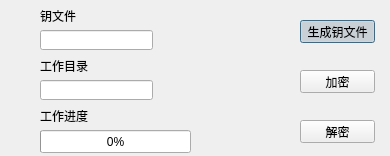
<?xml version="1.0" encoding="UTF-8"?>
<ui version="4.0">
 <class>RSA</class>
 <widget class="QDialog" name="RSA">
  <property name="geometry">
   <rect>
    <x>0</x>
    <y>0</y>
    <width>390</width>
    <height>156</height>
   </rect>
  </property>
  <property name="windowTitle">
   <string>RSA加密程序</string>
  </property>
  <widget class="QPushButton" name="pushButton">
   <property name="geometry">
    <rect>
     <x>300</x>
     <y>20</y>
     <width>75</width>
     <height>23</height>
    </rect>
   </property>
   <property name="text">
    <string>生成钥文件</string>
   </property>
   <property name="checkable">
    <bool>true</bool>
   </property>
   <property name="checked">
    <bool>true</bool>
   </property>
  </widget>
  <widget class="QPushButton" name="pushButton_2">
   <property name="geometry">
    <rect>
     <x>300</x>
     <y>70</y>
     <width>75</width>
     <height>23</height>
    </rect>
   </property>
   <property name="text">
    <string>加密</string>
   </property>
  </widget>
  <widget class="QPushButton" name="pushButton_3">
   <property name="geometry">
    <rect>
     <x>300</x>
     <y>120</y>
     <width>75</width>
     <height>23</height>
    </rect>
   </property>
   <property name="text">
    <string>解密</string>
   </property>
  </widget>
  <widget class="QLineEdit" name="lineEdit">
   <property name="geometry">
    <rect>
     <x>40</x>
     <y>30</y>
     <width>113</width>
     <height>20</height>
    </rect>
   </property>
  </widget>
  <widget class="QLineEdit" name="lineEdit_2">
   <property name="geometry">
    <rect>
     <x>40</x>
     <y>80</y>
     <width>113</width>
     <height>20</height>
    </rect>
   </property>
  </widget>
  <widget class="QLabel" name="label">
   <property name="geometry">
    <rect>
     <x>40</x>
     <y>10</y>
     <width>54</width>
     <height>12</height>
    </rect>
   </property>
   <property name="text">
    <string>钥文件</string>
   </property>
  </widget>
  <widget class="QLabel" name="label_2">
   <property name="geometry">
    <rect>
     <x>40</x>
     <y>60</y>
     <width>54</width>
     <height>12</height>
    </rect>
   </property>
   <property name="text">
    <string>工作目录</string>
   </property>
  </widget>
  <widget class="QProgressBar" name="progressBar">
   <property name="geometry">
    <rect>
     <x>40</x>
     <y>130</y>
     <width>151</width>
     <height>23</height>
    </rect>
   </property>
   <property name="value">
    <number>0</number>
   </property>
  </widget>
  <widget class="QLabel" name="label_3">
   <property name="geometry">
    <rect>
     <x>40</x>
     <y>110</y>
     <width>54</width>
     <height>12</height>
    </rect>
   </property>
   <property name="text">
    <string>工作进度</string>
   </property>
  </widget>
 </widget>
 <resources/>
 <connections/>
</ui>
